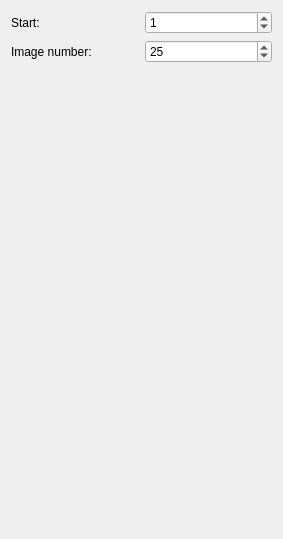
       <widget class="QWidget" name="Preview">
        <property name="geometry">
         <rect>
          <x>0</x>
          <y>0</y>
          <width>283</width>
          <height>539</height>
         </rect>
        </property>
        <attribute name="label">
         <string>Preview</string>
        </attribute>
        <layout class="QGridLayout" name="gridLayout_9">
         <item row="0" column="0">
          <layout class="QHBoxLayout" name="horizontalLayout_6">
           <item>
            <widget class="QLabel" name="label_7">
             <property name="text">
              <string>Start: </string>
             </property>
            </widget>
           </item>
           <item>
            <widget class="QSpinBox" name="startImage">
             <property name="maximum">
              <number>9999999</number>
             </property>
             <property name="value">
              <number>1</number>
             </property>
            </widget>
           </item>
          </layout>
         </item>
         <item row="1" column="0">
          <layout class="QHBoxLayout" name="horizontalLayout_5">
           <item>
            <widget class="QLabel" name="label_8">
             <property name="text">
              <string>Image number: </string>
             </property>
            </widget>
           </item>
           <item>
            <widget class="QSpinBox" name="stopImage">
             <property name="maximum">
              <number>9999999</number>
             </property>
             <property name="value">
              <number>25</number>
             </property>
            </widget>
           </item>
          </layout>
         </item>
         <item row="2" column="0">
          <layout class="QHBoxLayout" name="horizontalLayout_16"/>
         </item>
         <item row="3" column="0">
          <spacer name="verticalSpacer_4">
           <property name="orientation">
            <enum>Qt::Vertical</enum>
           </property>
           <property name="sizeHint" stdset="0">
            <size>
             <width>20</width>
             <height>40</height>
            </size>
           </property>
          </spacer>
         </item>
        </layout>
       </widget>
